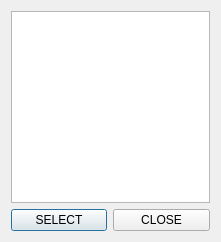
<?xml version="1.0" encoding="UTF-8"?>
<ui version="4.0">
 <class>DialogSelectList</class>
 <widget class="QDialog" name="DialogSelectList">
  <property name="geometry">
   <rect>
    <x>0</x>
    <y>0</y>
    <width>221</width>
    <height>242</height>
   </rect>
  </property>
  <property name="windowTitle">
   <string>Dialog</string>
  </property>
  <layout class="QGridLayout" name="gridLayout">
   <item row="0" column="0" colspan="2">
    <widget class="QListView" name="listView">
     <property name="horizontalScrollBarPolicy">
      <enum>Qt::ScrollBarAlwaysOff</enum>
     </property>
    </widget>
   </item>
   <item row="1" column="0">
    <widget class="QPushButton" name="pushButton_select">
     <property name="text">
      <string>SELECT</string>
     </property>
    </widget>
   </item>
   <item row="1" column="1">
    <widget class="QPushButton" name="pushButton_close">
     <property name="text">
      <string>CLOSE</string>
     </property>
    </widget>
   </item>
  </layout>
 </widget>
 <resources/>
 <connections/>
</ui>
